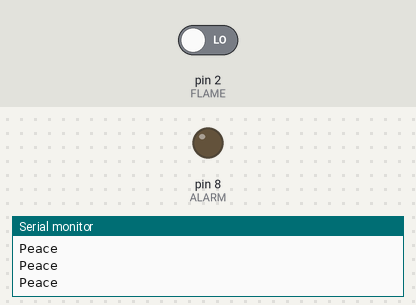
The sketch below on a simulated Arduino Uno, built with avr-gcc and run on an emulated ATmega328P. Shown: output pins drawn as LEDs (lit = HIGH), the last lines printed to the serial monitor. The test bench sets the inputs (shaded band); at power-on: pin 2 (FLAME) LOW.

Above: at 1.2 s.
1.3 s: pin 2 (FLAME) driven HIGH
At 2.1 s:
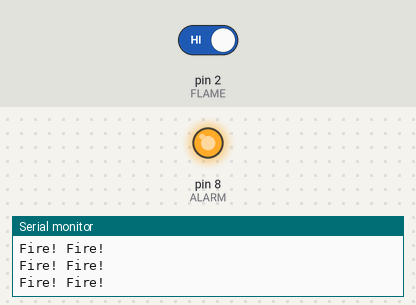
2.9 s: pin 2 (FLAME) driven LOW
At 3.4 s:
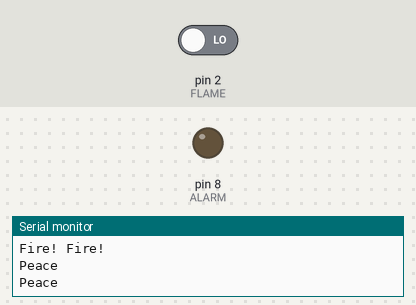
Timing chart, 0 to 5.9 s (numbered marks = the images above; inputs shaded):
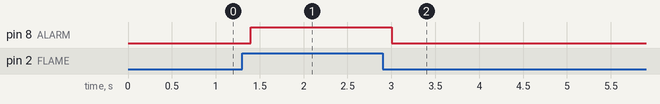

The sketch:

czujnik_ognia.ino
```cpp
/*
 * This is code for  Flame Sensor module for Arduino
* watch the video https://youtu.be/OZkZIP3KlHQ
  * Other Arduino library and videos http://robojax.com/learn/arduino/
 *  *
	Flame Sensor module for Arduino
	Written by Ahmad Shamshiri for Robojax.com
	on Jan 18, 2018 at 22:21 in Ajax, Ontario, Canada
 * Permission granted to share this code given that this
 * note is kept with the code.
 * Disclaimer: this code is "AS IS" and for educational purpose only.
 *
 *
 */
/*


What it does?
When the Infrared diode sees the flame, it sends the digital out DO to
also the level of flame is represented with Analog output

 */
  // 4 Infrared Obstacle code for Robojax.com
#define FLAME 2 // connect DO pin of sensor to this pin
#define ALARM 8 // pin 8 for Alarm


void setup() {
  Serial.begin(9600);
  pinMode(FLAME, INPUT);//define FLAME input pin
  pinMode(ALARM, OUTPUT);//define ALARM output pin
  // Flame sensor code for Robojax.com

}

void loop() {
    // Flame sensor code for Robojax.com

  int fire = digitalRead(FLAME);// read FLAME sensor


  if( fire == HIGH)
  {
    digitalWrite(ALARM,HIGH);// set the buzzer ON
    Serial.println("Fire! Fire!");
  }else{
    digitalWrite(ALARM,LOW); // Set the buzzer OFF
    Serial.println("Peace");
    // Flame sensor code for Robojax.com

  }


  delay(200);
}
```

Measured:
- after the input at 1.3 s, pin 8 (ALARM): LOW → HIGH after 0.10 s
- after the input at 2.9 s, pin 8 (ALARM): HIGH → LOW after 0.10 s
